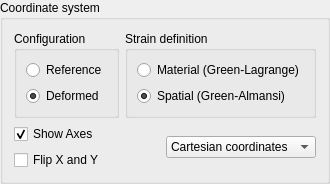
             <widget class="QGroupBox" name="groupBox_2">
              <property name="sizePolicy">
               <sizepolicy hsizetype="Preferred" vsizetype="Fixed">
                <horstretch>0</horstretch>
                <verstretch>0</verstretch>
               </sizepolicy>
              </property>
              <property name="title">
               <string>Coordinate system</string>
              </property>
              <layout class="QVBoxLayout" name="verticalLayout_39">
               <item>
                <layout class="QVBoxLayout" name="verticalLayout_38">
                 <item>
                  <layout class="QHBoxLayout" name="horizontalLayout_32">
                   <item>
                    <widget class="QGroupBox" name="groupBox_3">
                     <property name="title">
                      <string>Configuration</string>
                     </property>
                     <layout class="QVBoxLayout" name="verticalLayout_35">
                      <item>
                       <layout class="QVBoxLayout" name="verticalLayout_34">
                        <item>
                         <widget class="QRadioButton" name="referenceRadio">
                          <property name="text">
                           <string>Reference</string>
                          </property>
                         </widget>
                        </item>
                        <item>
                         <widget class="QRadioButton" name="deformedRadio">
                          <property name="text">
                           <string>Deformed</string>
                          </property>
                          <property name="checked">
                           <bool>true</bool>
                          </property>
                         </widget>
                        </item>
                       </layout>
                      </item>
                     </layout>
                    </widget>
                   </item>
                   <item>
                    <widget class="QGroupBox" name="groupBox_4">
                     <property name="title">
                      <string>Strain definition</string>
                     </property>
                     <layout class="QVBoxLayout" name="verticalLayout_37">
                      <item>
                       <layout class="QVBoxLayout" name="verticalLayout_36">
                        <item>
                         <widget class="QRadioButton" name="greenLagrangeRadio">
                          <property name="text">
                           <string>Material (Green-Lagrange)</string>
                          </property>
                         </widget>
                        </item>
                        <item>
                         <widget class="QRadioButton" name="greenAlmansiRadio">
                          <property name="text">
                           <string>Spatial (Green-Almansi)</string>
                          </property>
                          <property name="checked">
                           <bool>true</bool>
                          </property>
                         </widget>
                        </item>
                       </layout>
                      </item>
                     </layout>
                    </widget>
                   </item>
                  </layout>
                 </item>
                 <item>
                  <layout class="QHBoxLayout" name="horizontalLayout_6">
                   <item>
                    <layout class="QVBoxLayout" name="verticalLayout_3">
                     <item>
                      <widget class="QCheckBox" name="showAxesCheckBox">
                       <property name="text">
                        <string>Show Axes</string>
                       </property>
                       <property name="checked">
                        <bool>true</bool>
                       </property>
                      </widget>
                     </item>
                     <item>
                      <widget class="QCheckBox" name="flipXYCheckBox">
                       <property name="text">
                        <string>Flip X and Y</string>
                       </property>
                      </widget>
                     </item>
                    </layout>
                   </item>
                   <item>
                    <widget class="QComboBox" name="cartesianPolarComboBox">
                     <item>
                      <property name="text">
                       <string>Cartesian coordinates</string>
                      </property>
                     </item>
                     <item>
                      <property name="text">
                       <string>Polar coordinates</string>
                      </property>
                     </item>
                    </widget>
                   </item>
                  </layout>
                 </item>
                </layout>
               </item>
              </layout>
             </widget>
